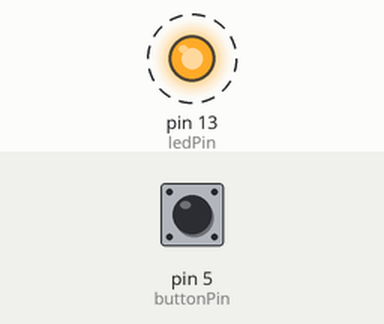
Recording of a sketch running on a simulated Arduino Uno, built with avr-gcc and run on an emulated ATmega328P. Shown: output pins drawn as LEDs (lit = HIGH). Dashed ring = blinking. Inputs (shaded band) come from the test bench; at power-on: pin 5 (buttonPin) LOW.

Above: at 0.2 s.
Timing chart, 0 to 3.0 s (numbered marks = the images above):
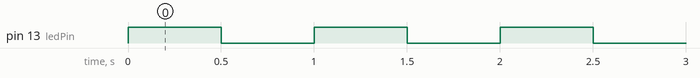

Measured:
- by itself, pin 13 (ledPin): alternates HIGH for 0.50 s and LOW for 0.50 s

The sketch:

_01_-_Button_Hmw.ino
```cpp
/*
  Button

 Turns on and off a light emitting diode(LED) connected to digital
 pin 13, when pressing a pushbutton attached to pin 5.

 */

// constants
// set pin numbers:
const int buttonPin = 5;     // the number of the pushbutton pin
const int ledPin =  13;      // the number of the LED pin

// variables will change:
int buttonState = 0;         // variable for reading the pushbutton status

void setup() {
  // initialize the LED pin as an output:
  pinMode(ledPin, OUTPUT);

  // initialize the pushbutton pin as an input:
  pinMode(buttonPin, INPUT);
}

void loop(){
  // read the state of the pushbutton value:
  buttonState = digitalRead(buttonPin);

  // check if the pushbutton is pressed.
  // if it is, the buttonState is HIGH:
  if (buttonState == HIGH) {
    // turn LED on:
    digitalWrite(ledPin, HIGH);
    delay (2000);
    digitalWrite(ledPin, LOW);
    delay (2000);

  } else {
    // turn LED off:
    digitalWrite(ledPin, HIGH);
    delay (500);
    digitalWrite(ledPin, LOW);
    delay (500);
  }
}
```
